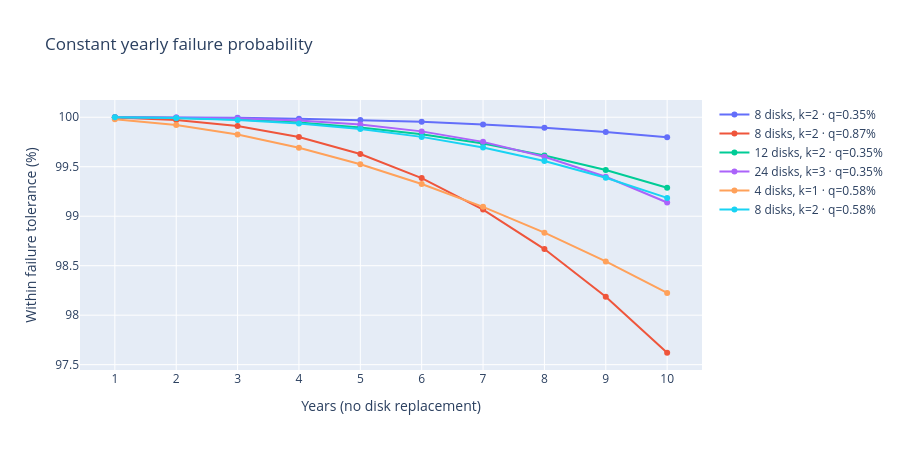

This figure's notebook cell:
### Code cell
MAX_YEARS = 10
years = np.arange(1, MAX_YEARS + 1)

# Rounded MTBF-derived example probabilities; no product-category predictions.
constant_scenarios = [
    ("8 disks, k=2 · q=0.35%",   8, 2, 0.0035),
    ("8 disks, k=2 · q=0.87%",   8, 2, 0.0087),
    ("12 disks, k=2 · q=0.35%", 12, 2, 0.0035),
    ("24 disks, k=3 · q=0.35%", 24, 3, 0.0035),
    ("4 disks, k=1 · q=0.58%",   4, 1, 0.0058),
    ("8 disks, k=2 · q=0.58%",   8, 2, 0.0058),
]
constant_results = {
    label: tolerance_probability(n, k, q, years)
    for label, n, k, q in constant_scenarios
}

fig = go.Figure()
for label, probs in constant_results.items():
    fig.add_trace(go.Scatter(x=years, y=probs * 100, mode="lines+markers", name=label))
fig.update_xaxes(title_text="Years (no disk replacement)", dtick=1)
fig.update_yaxes(title_text="Within failure tolerance (%)")
fig.update_layout(title_text="Constant yearly failure probability", height=450, width=900)
fig.show()

### Figure 1 — Plotly figure (JSON) as saved in the notebook; plotly's stock layout.template omitted (floating-point values rounded to 4 significant figures)
{"data": [{"mode": "lines+markers", "name": "8 disks, k=2 · q=0.35%", "type": "scatter", "x": [1, 2, 3, 4, 5, 6, 7, 8, 9, 10], "y": [100.0, 100.0, 99.99, 99.99, 99.97, 99.95, 99.93, 99.89, 99.85, 99.8]}, {"mode": "lines+markers", "name": "8 disks, k=2 · q=0.87%", "type": "scatter", "x": [1, 2, 3, 4, 5, 6, 7, 8, 9, 10], "y": [100.0, 99.97, 99.91, 99.8, 99.63, 99.39, 99.07, 98.67, 98.19, 97.62]}, {"mode": "lines+markers", "name": "12 disks, k=2 · q=0.35%", "type": "scatter", "x": [1, 2, 3, 4, 5, 6, 7, 8, 9, 10], "y": [100.0, 99.99, 99.98, 99.95, 99.9, 99.83, 99.73, 99.61, 99.47, 99.29]}, {"mode": "lines+markers", "name": "24 disks, k=3 · q=0.35%", "type": "scatter", "x": [1, 2, 3, 4, 5, 6, 7, 8, 9, 10], "y": [100.0, 100.0, 99.99, 99.97, 99.93, 99.86, 99.75, 99.6, 99.4, 99.14]}, {"mode": "lines+markers", "name": "4 disks, k=1 · q=0.58%", "type": "scatter", "x": [1, 2, 3, 4, 5, 6, 7, 8, 9, 10], "y": [99.98, 99.92, 99.82, 99.69, 99.53, 99.33, 99.09, 98.83, 98.54, 98.23]}, {"mode": "lines+markers", "name": "8 disks, k=2 · q=0.58%", "type": "scatter", "x": [1, 2, 3, 4, 5, 6, 7, 8, 9, 10], "y": [100.0, 99.99, 99.97, 99.94, 99.88, 99.8, 99.69, 99.56, 99.39, 99.19]}], "layout": {"height": 450, "title": {"text": "Constant yearly failure probability"}, "width": 900, "xaxis": {"dtick": 1, "title": {"text": "Years (no disk replacement)"}}, "yaxis": {"title": {"text": "Within failure tolerance (%)"}}}}
